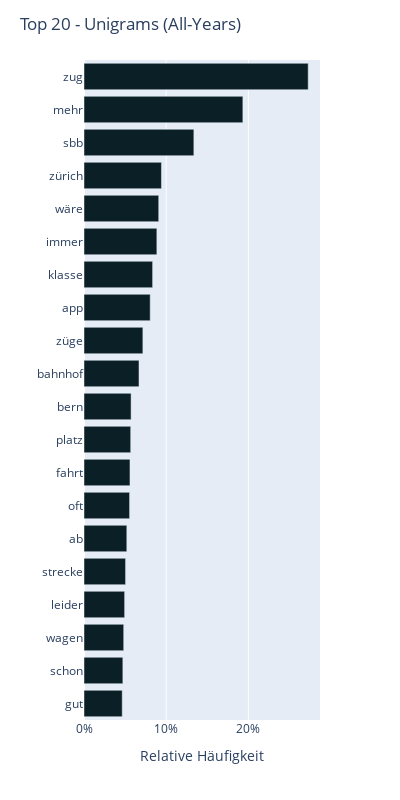

Here is the notebook cell this chart was saved with:
### Code cell
fig = px.bar(unigrams.sort_values('count_relative', ascending=True),
    x='count_relative', 
    y='word',
    opacity = 1,
    color_discrete_sequence =color_discrete_sequence
                 )

fig.update_layout(
    title="Top 20 - Unigrams ("+label_plots+")",
    yaxis_title='',
    xaxis_title='Relative Häufigkeit',
     xaxis=dict(ticksuffix="%"),
    width=400, 
    height=800,
    legend_title="")

#fig.update_yaxes(range=(55,105))

fig.show()

pio.write_image(fig,"images/fig-Unigrams-"+label_plots+"-barchart.svg") #save fig as svg

### Figure 1 — Plotly figure (JSON) as saved in the notebook; plotly's stock layout.template omitted (floating-point values rounded to 4 significant figures)
{"data": [{"alignmentgroup": "True", "hovertemplate": "count_relative=%{x}<br>word=%{y}<extra></extra>", "legendgroup": "", "marker": {"color": "#0B1F26", "opacity": 1, "pattern": {"shape": ""}}, "name": "", "offsetgroup": "", "orientation": "h", "showlegend": false, "textposition": "auto", "type": "bar", "x": [4.651, 4.727, 4.832, 4.944, 5.058, 5.21, 5.548, 5.594, 5.681, 5.729, 6.691, 7.163, 8.055, 8.349, 8.865, 9.091, 9.424, 13.37, 19.33, 27.28], "xaxis": "x", "y": ["gut", "schon", "wagen", "leider", "strecke", "ab", "oft", "fahrt", "platz", "bern", "bahnhof", "züge", "app", "klasse", "immer", "wäre", "zürich", "sbb", "mehr", "zug"], "yaxis": "y"}], "layout": {"barmode": "relative", "height": 800, "legend": {"title": {"text": ""}, "tracegroupgap": 0}, "margin": {"t": 60}, "title": {"text": "Top 20 - Unigrams (All-Years)"}, "width": 400, "xaxis": {"anchor": "y", "domain": [0, 1], "ticksuffix": "%", "title": {"text": "Relative Häufigkeit"}}, "yaxis": {"anchor": "x", "domain": [0, 1], "title": {"text": ""}}}}
